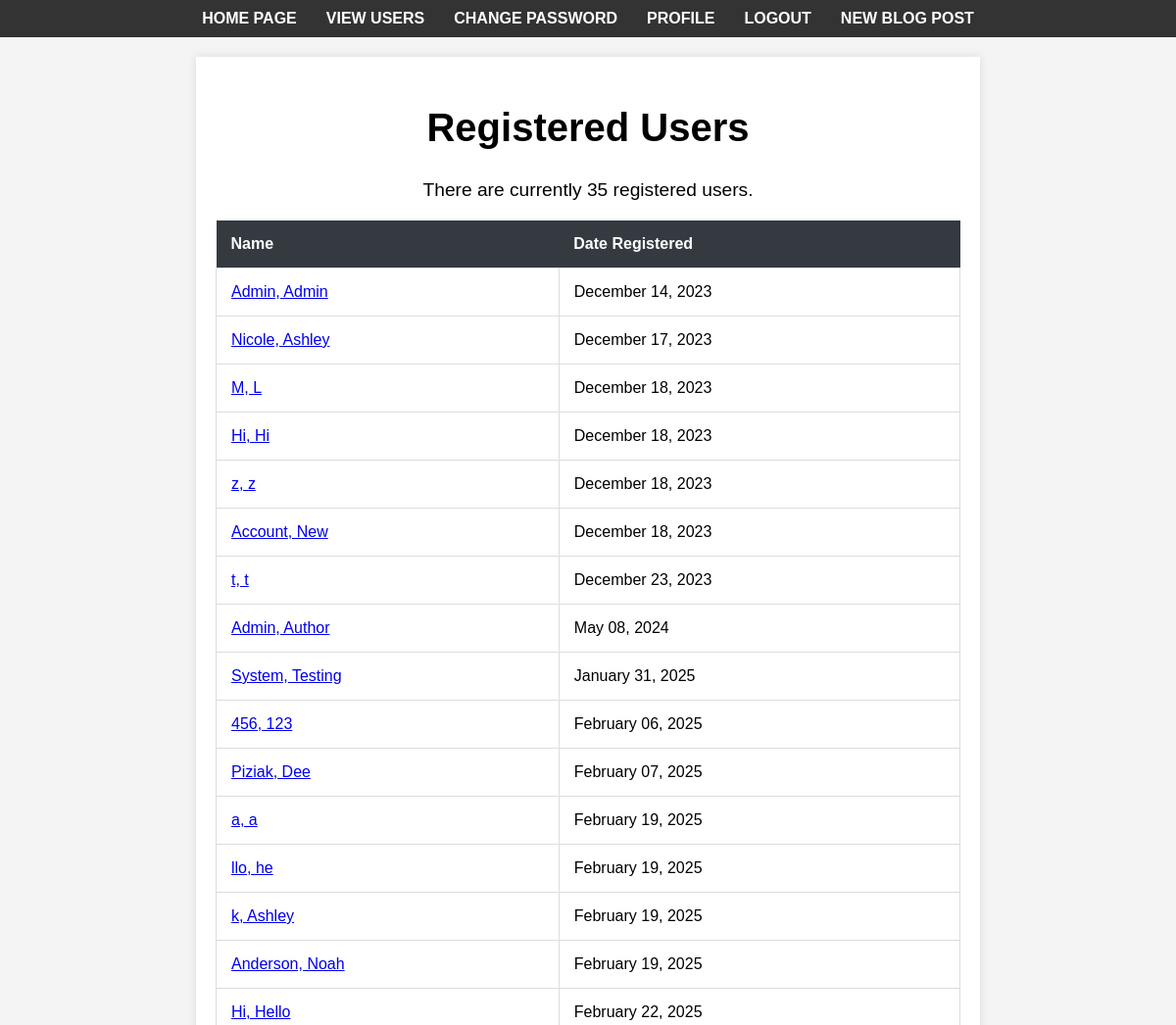
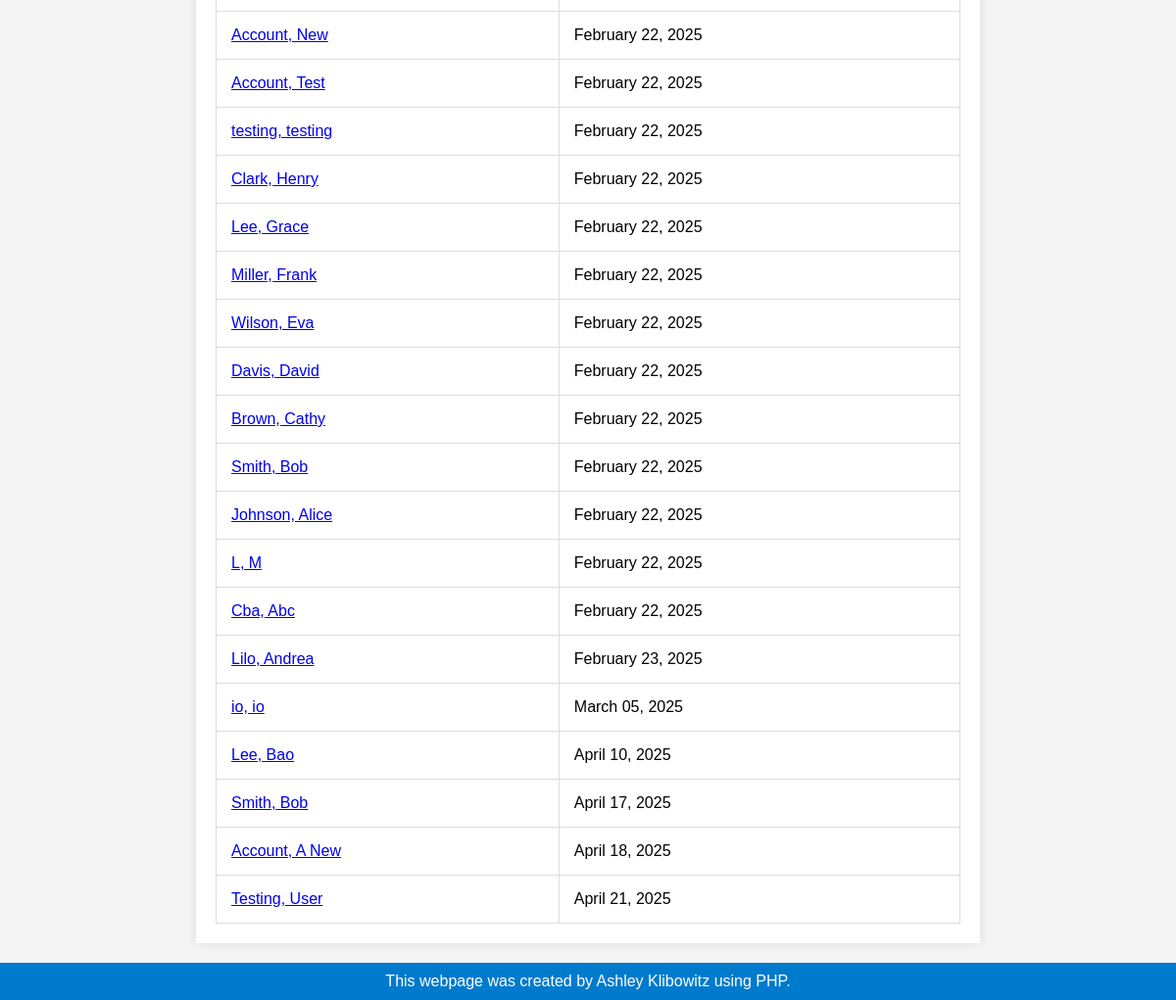
The app's page /view_users.php (signed in) with its own data (2 pictures, top to bottom).
### tables this page shows
CREATE TABLE `users` (
  `user_id` int NOT NULL,
  `first_name` varchar(255) NOT NULL,
  `last_name` varchar(255) NOT NULL,
  `email` varchar(255) NOT NULL,
  `pass` char(64) NOT NULL,
  `registration_date` timestamp NOT NULL DEFAULT CURRENT_TIMESTAMP,
  `bio` text
);

### view_users.php (the view, shortened to what this page needs)
<?php
$is_admin = isset($_SESSION['user_id']) && $_SESSION['user_id'] == 2;
include('header.php');
echo '<head>
    <title>Guestbook</title>
    <link rel="stylesheet" type="text/css" href="styles.css">
</head>';
echo '<div class="view-users-container">
    <h1 class="view-users-header">Registered Users</h1>';
require('mysqli_connect.php');
$q = "SELECT user_id, CONCAT(last_name, ', ', first_name) AS name, DATE_FORMAT(registration_date, '%M %d, %Y') AS dr FROM users ORDER BY registration_date ASC";
$r = @mysqli_query($dbc, $q);
$num = mysqli_num_rows($r);
if ($num > 0) {
    echo "<p class='view-users-count'>There are currently $num registered users.</p>\n";
    echo '<table class="view-users-table">
    <thead>
    <tr><th class="view-users-th">Name</th><th class="view-users-th">Date Registered</th></tr></thead><tbody>';
    while ($row = mysqli_fetch_array($r, MYSQLI_ASSOC)) {
        echo '<tr><td class="view-users-td">';
        if ($is_admin) {
            echo '<a href="profile.php?user_id=' . $row['user_id'] . '">' . $row['name'] . '</a>';
        } else {
            echo $row['name'];
        }
        echo '</td><td class="view-users-td">' . $row['dr'] . '</td></tr>';
    }
    echo '</tbody></table>';
} else {
    echo '<p class="view-users-error">There are currently no registered users.</p>';
}
echo '</div>';
include('footer.php');
?>

### header.php (shortened to what this page needs)
<!DOCTYPE html>
<html lang="en">
<head>
    <link rel="stylesheet" href="header.css">
</head>
<body>
    <div id="navigation">
        <ul>
            <li><a href="index">Home Page</a></li>
            <?php if (isset($_SESSION['user_id']) && $_SESSION['user_id'] == 2): ?>
                <li><a href="view_users">View Users</a></li>
            <?php endif; ?>
            <?php if (isset($_SESSION['user_id'])): ?>
                <li><a href="password">Change Password</a></li>
                <li><a href="profile.php">Profile</a></li>
            <?php endif; ?>
            <?php
            if (isset($_SESSION['user_id']) && (basename($_SERVER['PHP_SELF']) !== 'logout')) {
                echo '<li><a href="logout">Logout</a></li>';
                if ($_SESSION['user_id'] == 2) {
                    echo '<li><a href="newblogpost">New Blog Post</a></li>';
                }
            } else {
                echo '<li><a href="login">Login</a></li>';
            }
            ?>
        </ul>
    </div>
</body>
</html>

### footer.php (shortened to what this page needs)
<!DOCTYPE html>
<html lang="en">
<head>
    <link rel="stylesheet" href="footer.css">
</head>
<footer>
    <p>This webpage was created by Ashley Klibowitz using PHP.</p>
</footer>
</body>
</html>

### header.css (style rules this page uses)
body { font-family: Arial, sans-serif; margin: 0; padding: 0; background-color: #f4f4f4; }
#navigation { background-color: #333; padding: 10px 0; text-align: center; }
#navigation ul { list-style-type: none; margin: 0; padding: 0; display: flex; justify-content: center; }
#navigation li { margin: 0 15px; }
#navigation a { color: #fff; text-decoration: none; font-size: 16px; text-transform: uppercase; font-weight: bold; transition: color 0.3s ease; }

### styles.css (style rules this page uses)
.view-users-container { max-width: 800px; margin: 20px auto; padding: 20px; background-color: #fff; box-shadow: 0 0 10px rgba(0, 0, 0, 0.1); }
.view-users-header { text-align: center; margin: 30px 0; font-size: 2.5em; }
.view-users-count { text-align: center; margin: 20px 0; font-size: 1.2em; }
.view-users-table { width: 100%; border-collapse: collapse; margin-top: 20px; }
.view-users-th { background-color: #343a40; color: white; padding: 15px; text-align: left; }
.view-users-td { vertical-align: middle; padding: 15px; background-color: white; border: 1px solid #ddd; text-align: left; }

### footer.css (style rules this page uses)
* { margin: 0; padding: 0; box-sizing: border-box; }
footer { background-color: #007ACC; color: #fff; padding: 10px; text-align: center; }

### records on screen
users: name "Admin, Admin", dr "December 14, 2023"
users: name "Nicole, Ashley", dr "December 17, 2023"
users: name "M, L", dr "December 18, 2023"
users: name "Hi, Hi", dr "December 18, 2023"
users: name "z, z", dr "December 18, 2023"
users: name "Account, New", dr "December 18, 2023"
users: name "t, t", dr "December 23, 2023"
users: name "Admin, Author", dr "May 08, 2024"
users: name "System, Testing", dr "January 31, 2025"
users: name "456, 123", dr "February 06, 2025"
users: name "Piziak, Dee", dr "February 07, 2025"
users: name "a, a", dr "February 19, 2025"
users: name "llo, he", dr "February 19, 2025"
users: name "k, Ashley", dr "February 19, 2025"
users: name "Anderson, Noah", dr "February 19, 2025"
users: name "Hi, Hello", dr "February 22, 2025"
users: name "Account, New", dr "February 22, 2025"
users: name "Account, Test", dr "February 22, 2025"
users: name "testing, testing", dr "February 22, 2025"
users: name "Clark, Henry", dr "February 22, 2025"
users: name "Lee, Grace", dr "February 22, 2025"
users: name "Miller, Frank", dr "February 22, 2025"
users: name "Wilson, Eva", dr "February 22, 2025"
users: name "Davis, David", dr "February 22, 2025"
users: name "Brown, Cathy", dr "February 22, 2025"
users: name "Smith, Bob", dr "February 22, 2025"
users: name "Johnson, Alice", dr "February 22, 2025"
users: name "L, M", dr "February 22, 2025"
users: name "Cba, Abc", dr "February 22, 2025"
users: name "Lilo, Andrea", dr "February 23, 2025"
users: name "io, io", dr "March 05, 2025"
users: name "Lee, Bao", dr "April 10, 2025"
users: name "Smith, Bob", dr "April 17, 2025"
users: name "Account, A New", dr "April 18, 2025"
users: name "Testing, User", dr "April 21, 2025"

### other values on screen
$num "35"
